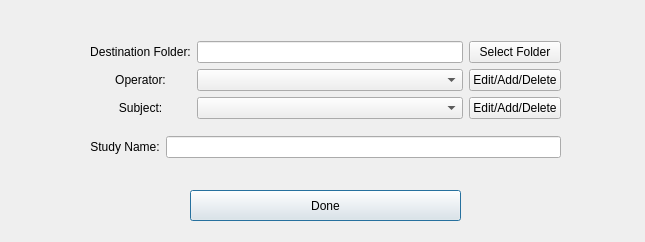
<ui version="4.0">
 <class>initialWindow</class>
 <widget class="QDialog" name="initialWindow">
  <property name="geometry">
   <rect>
    <x>0</x>
    <y>0</y>
    <width>645</width>
    <height>242</height>
   </rect>
  </property>
  <property name="windowTitle">
   <string>Dialog</string>
  </property>
  <widget class="QPushButton" name="pushButton_Done">
   <property name="geometry">
    <rect>
     <x>190</x>
     <y>190</y>
     <width>271</width>
     <height>31</height>
    </rect>
   </property>
   <property name="text">
    <string>Done</string>
   </property>
  </widget>
  <widget class="QWidget" name="">
   <property name="geometry">
    <rect>
     <x>90</x>
     <y>30</y>
     <width>471</width>
     <height>141</height>
    </rect>
   </property>
   <layout class="QVBoxLayout" name="verticalLayout">
    <item>
     <layout class="QHBoxLayout" name="topThreeRows">
      <item>
       <layout class="QVBoxLayout" name="verticalLayout_Labels">
        <item>
         <widget class="QLabel" name="label_Dest">
          <property name="text">
           <string>Destination Folder:</string>
          </property>
          <property name="alignment">
           <set>Qt::AlignCenter</set>
          </property>
         </widget>
        </item>
        <item>
         <widget class="QLabel" name="label_StudyName_3">
          <property name="text">
           <string>Operator:</string>
          </property>
          <property name="alignment">
           <set>Qt::AlignCenter</set>
          </property>
         </widget>
        </item>
        <item>
         <widget class="QLabel" name="label_StudyName_2">
          <property name="text">
           <string>Subject:</string>
          </property>
          <property name="alignment">
           <set>Qt::AlignCenter</set>
          </property>
         </widget>
        </item>
       </layout>
      </item>
      <item>
       <layout class="QHBoxLayout" name="buttonAndEdit">
        <item>
         <layout class="QVBoxLayout" name="verticalLayout_EditFields">
          <item>
           <widget class="QLineEdit" name="lineEdit_Dest">
            <property name="sizePolicy">
             <sizepolicy hsizetype="Expanding" vsizetype="Maximum">
              <horstretch>0</horstretch>
              <verstretch>0</verstretch>
             </sizepolicy>
            </property>
           </widget>
          </item>
          <item>
           <widget class="QComboBox" name="comboBox_Operator">
            <property name="sizePolicy">
             <sizepolicy hsizetype="Preferred" vsizetype="Maximum">
              <horstretch>0</horstretch>
              <verstretch>0</verstretch>
             </sizepolicy>
            </property>
           </widget>
          </item>
          <item>
           <widget class="QComboBox" name="comboBox_Subject">
            <property name="sizePolicy">
             <sizepolicy hsizetype="Preferred" vsizetype="Maximum">
              <horstretch>0</horstretch>
              <verstretch>0</verstretch>
             </sizepolicy>
            </property>
           </widget>
          </item>
         </layout>
        </item>
        <item>
         <layout class="QVBoxLayout" name="verticalLayout_Buttons">
          <item>
           <widget class="QPushButton" name="pushButton_Dest">
            <property name="sizePolicy">
             <sizepolicy hsizetype="Minimum" vsizetype="Maximum">
              <horstretch>0</horstretch>
              <verstretch>0</verstretch>
             </sizepolicy>
            </property>
            <property name="text">
             <string>Select Folder</string>
            </property>
           </widget>
          </item>
          <item>
           <widget class="QPushButton" name="pushButton_OP">
            <property name="sizePolicy">
             <sizepolicy hsizetype="Minimum" vsizetype="Maximum">
              <horstretch>0</horstretch>
              <verstretch>0</verstretch>
             </sizepolicy>
            </property>
            <property name="text">
             <string>Edit/Add/Delete</string>
            </property>
           </widget>
          </item>
          <item>
           <widget class="QPushButton" name="pushButton_Sub">
            <property name="sizePolicy">
             <sizepolicy hsizetype="Minimum" vsizetype="Maximum">
              <horstretch>0</horstretch>
              <verstretch>0</verstretch>
             </sizepolicy>
            </property>
            <property name="text">
             <string>Edit/Add/Delete</string>
            </property>
           </widget>
          </item>
         </layout>
        </item>
       </layout>
      </item>
     </layout>
    </item>
    <item>
     <layout class="QHBoxLayout" name="Studyname">
      <item>
       <widget class="QLabel" name="label_StudyName">
        <property name="text">
         <string>Study Name:</string>
        </property>
        <property name="alignment">
         <set>Qt::AlignCenter</set>
        </property>
       </widget>
      </item>
      <item>
       <widget class="QLineEdit" name="lineEdit_StudyName">
        <property name="sizePolicy">
         <sizepolicy hsizetype="Expanding" vsizetype="Maximum">
          <horstretch>0</horstretch>
          <verstretch>0</verstretch>
         </sizepolicy>
        </property>
       </widget>
      </item>
     </layout>
    </item>
   </layout>
  </widget>
  <zorder>layoutWidget</zorder>
  <zorder>pushButton_Done</zorder>
  <zorder>label_StudyName</zorder>
  <zorder>label_StudyName</zorder>
 </widget>
 <resources/>
 <connections/>
</ui>
